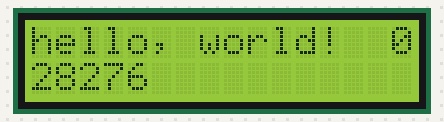
Simulated run of this sketch. Board: Arduino Uno, built with avr-gcc and run on an emulated ATmega328P. Parts: 16×2 character LCD.

Above: at 0.1 s.
At 10.1 s:
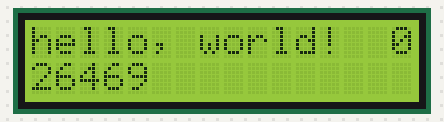
At 30.1 s:
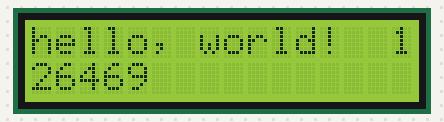
At 60.1 s:
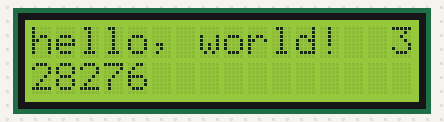
At 90.1 s:
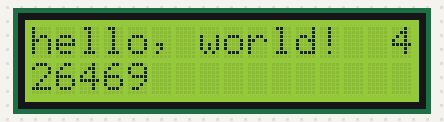
At 120.1 s:
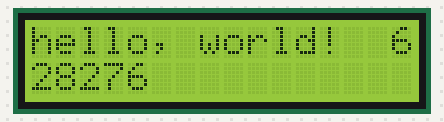

Measured:
- what the display in image 1 shows lasts 10.0 s, from 10.1 s to 20.1 s

The sketch:

exp05.ino
```cpp
// Display messages on LCD module on each button press event

#include <LiquidCrystal.h>
// initialize the library by associating any needed LCD interface pin
// with the arduino pin number it is connected to
const int rs = 12, en = 11, d4 = 5, d5 = 4, d6 = 3, d7 = 2;
int kount = 0;
LiquidCrystal lcd(rs, en, d4, d5, d6, d7);

void setup() {
  lcd.begin(16, 2);            // set up the LCD's number of columns and rows:
  lcd.print("hello, world!");  // Print a message to the LCD.
}

void loop() {
  // set the cursor to column 0, line 1
  // (note: line 1 is the second row, since counting begins with 0):
  lcd.setCursor(0, 1);
  lcd.print('CSE Department');
  lcd.setCursor(15, 0);  // column 15, First line
  lcd.print(kount);      // counter
  delay(10000);
  lcd.setCursor(0, 1);
  lcd.print('PDA College');
  delay(10000);
  kount++;
}
```
